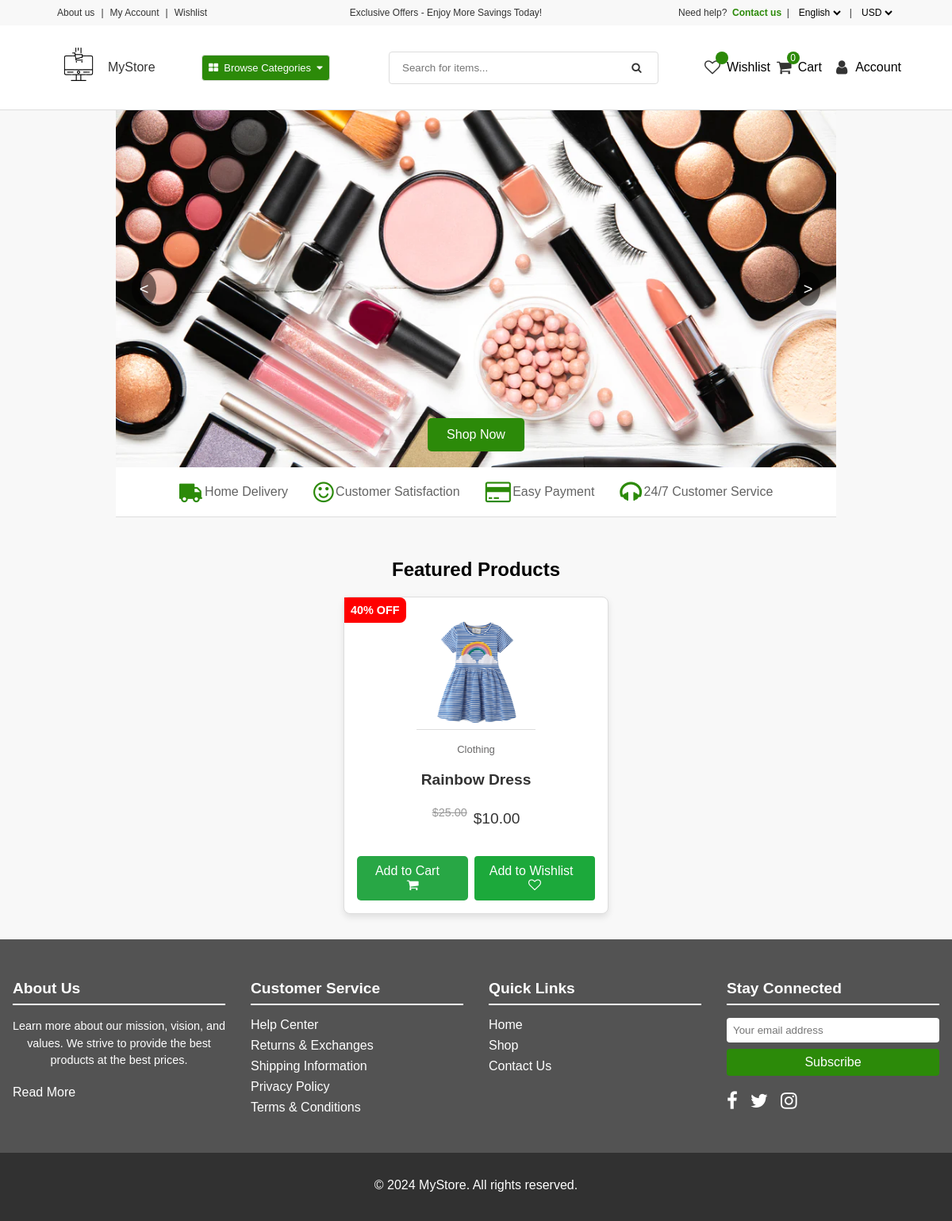
The page / on the database its author committed.
### core/models.py (models this page shows, shortened)
class Product(models.Model):
    pid = ShortUUIDField(unique=True, length=10, max_length=30, prefix="prod", alphabet="abcdefgh12345")
    category = models.ForeignKey(Category, on_delete=models.CASCADE, related_name="category")
    title = models.CharField(max_length=100, default="Product Title")
    image = models.ImageField(upload_to="product", default="product.jpg")
    description = RichTextUploadingField(null=True, blank=True, default="This is the product")
    price = models.DecimalField(max_digits=12, decimal_places=2, default="0.00")
    old_price = models.DecimalField(max_digits=12, decimal_places=2, default="0.00")
    tags = TaggableManager(blank=True)
    in_stock = models.BooleanField(default=True)
    stock_count = models.IntegerField(default=10, null=True, blank=True)
    featured = models.BooleanField(default=False)
    class Meta:
        verbose_name_plural = "Products"
    def get_percentage(self):
        percentage = (self.price / self.old_price) * 100
        return int(percentage)

class Category(models.Model):
    cid = ShortUUIDField(unique=True, length=10, max_length=30, prefix="cat", alphabet="abcdefgh12345")
    title = models.CharField(max_length=100, default="Category Title")
    class Meta:
        verbose_name_plural = "Categories"
    def __str__(self):
        return self.title

### core/views.py (the view)
# urls.py: path('', index, name='index'),  # Root URL for the homepag
def index(request):
    products = Product.objects.filter(featured=True, in_stock=True)
    context = {
        "products" : products,
    }
    return render(request, 'core/index.html', context)

### core/context_processor.py (called while the page is built)
def default(request):
    categories = Category.objects.all()
    try:
        address = Address.objects.get(user=request.user)
    except:
        address = None
    try:
        wishlist = Wishlist.objects.filter(user=request.user)
    except:
        wishlist = None
    return {
        'categories' : categories,
        'address' : address,
        'wishlist' : wishlist
    }

### templates/core/index.html (shortened to what this page needs)
{% extends 'partials/base1.html' %}
{% load static %}
{% block content %}
    <main class="main-background">
        <section class="hero">
            <div class="main-image-container" id="imageContainer">
                <button id="main-prevBtn" class="main-swipe-button">&#60;</button>
                <div class="main-image-content">
                    <img src="{% static 'assets/images/image1.webp' %}" alt="Slide Image">
                    <button class="shop-now-button" data-url="{% url 'core:shop' %}">Shop Now</button>
                </div>
                <button id="main-nextBtn" class="main-swipe-button">&#62;</button>
            </div>
            <div class="services-container">
                <p> <i class="fa fa-truck fa-flip-horizontal"></i> Home Delivery </p>
                <p> <i class="fa fa-smile-o"></i> Customer Satisfaction </p>
                <p> <i class="fa fa-credit-card"></i> Easy Payment </p>
                <p> <i class="fa fa-headphones"></i> 24/7 Customer Service </p>
            </div>
        </section>
        <section class="featured-products">
            <h2>Featured Products</h2>
            <div class="product-grid">
                {% for product in products %}
                    <div class="product-item">
                        <a href="{% url 'core:product_details' product.pid %}">
                            <div class="discount-label">{{ product.get_percentage }}% OFF</div>
                            <img src="{{ product.image.url }}" alt="{{ product.title }}">
                            <p class="product-category">{{ product.category }}</p>
                            <h3>{{ product.title }}</h3>
                            <div class="price-container">
                                <p class="price-before">${{ product.old_price }}</p>
                                <p class="price-after">${{ product.price }}</p>
                            </div>
                        </a>
                        <div class="button-container">
                            <button class="add-to-cart-button add-to-cart-btn" id="add-to-cart-btn" data-index="{{ product.id }}">
                                Add to Cart &nbsp;&nbsp;<i class="fa fa-shopping-cart"></i>
                            </button>
                            <button class="add-to-wishlist-button" id="add-to-wishlist" data-product-item="{{ product.id }}">
                                Add to Wishlist &nbsp;<i class="fa fa-heart-o"></i>
                            </button>
                        </div>
                    </div>
                {% endfor %}
            </div>
        </section>
    </main>
{% endblock content %}

### static/assets/CSS/ecommerceStyles.css (style rules this page uses)
body { font-family: Arial, sans-serif; margin: 0; padding: 0; overflow-x: hidden; box-sizing: border-box; }
.main-background { background-color: #f8f8f8; display: flex; justify-content: center; align-items: center; flex-direction: column; }
.hero { text-align: center; display: flex; flex-direction: column; align-items: center; }
.main-image-container { width: 100%; height: 450px; overflow: hidden; position: relative; display: flex; justify-content: center; align-items: center; margin: 0 auto; background-color: #fff; }
.main-image-content { position: relative; width: 100%; height: 100%; }
.main-image-container img { width: 100%; height: 100%; object-fit: cover; }
.main-swipe-button { position: absolute; top: 50%; transform: translateY(-50%); background-color: rgba(0, 0, 0, 0.5); color: #fff; padding: 10px; font-size: 20px; border: none; cursor: pointer; z-index: 2; border-radius: 50%; }
#main-prevBtn { left: 20px; }
#main-nextBtn { right: 20px; }
.shop-now-button { position: absolute; bottom: 20px; left: 50%; transform: translateX(-50%); background-color: #2c8a09; color: #fff; padding: 0.75rem 1.5rem; font-size: 1rem; border: none; border-radius: 5px; cursor: pointer; z-index: 3; }
.services-container { width: 100%; background: #fff; color: #636363; padding: 1rem 4rem; display: flex; justify-content: space-between; align-items: center; border-bottom: 1px solid #ddd; box-sizing: border-box; margin: 0; }
.services-container p { margin: 0 1rem; display: flex; align-items: center; }
.services-container i { margin-right: 0.15rem; font-size: 30px; color: #2c8a09; }
.featured-products { padding: 2rem; text-align: center; }
.product-grid { display: flex; gap: 1rem; flex-wrap: wrap; }
.product-item { border: 1px solid #ddd; border-radius: 8px; padding: 1rem; text-align: center; box-shadow: 0 4px 8px rgba(0, 0, 0, 0.1); background-color: #fff; width: 300px; transition: transform 0.3s ease, box-shadow 0.3s ease; position: relative; }
.product-item a { text-decoration: none; color: #333; }
.product-item img { width: 50%; height: 50%; height: auto; border-bottom: 1px solid #ddd; border-radius: 8px 8px 0 0; }
.product-category { color: #6a6969; font-size: small; text-align: center; }
.product-item h3 { font-size: 1.2rem; margin: 0.5rem 0; }
.price-container { display: flex; justify-content: center; gap: 0.5rem; margin: 0.5rem 0; }
.price-before { font-size: 0.9rem; color: #999; text-decoration: line-through; }
.price-after { font-size: 1.2rem; color: #333; }
.discount-label { position: absolute; top: 0; left: 0; background: #ff0000; color: #fff; padding: 0.5rem; border-radius: 0 8px 8px 0; font-size: 0.9rem; font-weight: bold; }
.button-container { display: flex; justify-content: center; gap: 0.5rem; margin-top: 1rem; }
.add-to-cart-button, .add-to-wishlist-button { border: none; border-radius: 4px; padding: 0.5rem 1rem; cursor: pointer; font-size: 1rem; text-align: center; transition: background-color 0.3s ease; color: #fff; }
.add-to-cart-button { background-color: #2d8440 }
.add-to-wishlist-button { background-color: #1ca93b }
.add-to-cart-btn { background-color: #28a745; color: white; padding: 10px 20px; border: none; border-radius: 5px; cursor: pointer; }
.our-story h2, p { margin-bottom: 20px; text-align: center; }

### rows shown on the page
Product: get_percentage "40", image (picture), category "Clothing", title "Rainbow Dress", old_price "25.00", price "10.00"

### other values the page prints
{{ request.session.cart_data_obj|length }} "0"
